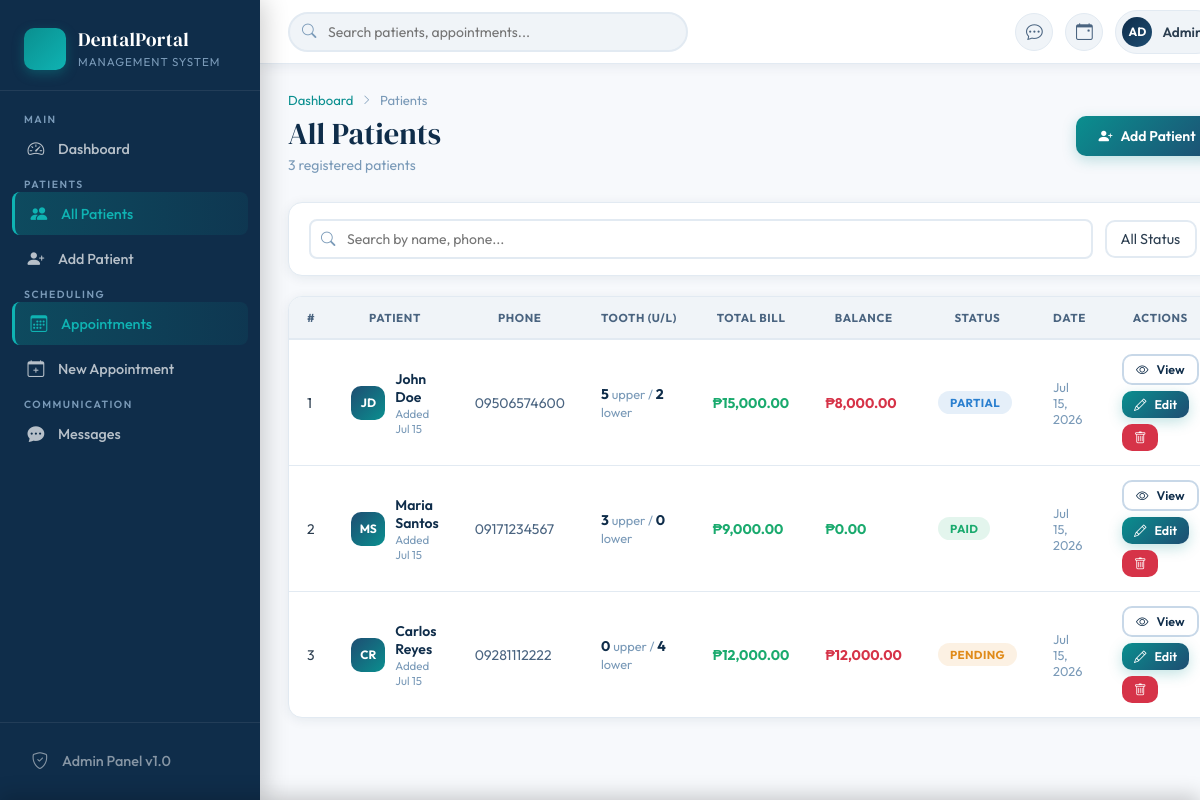
/customers/list.php, run on an earlier commit of the app's database.
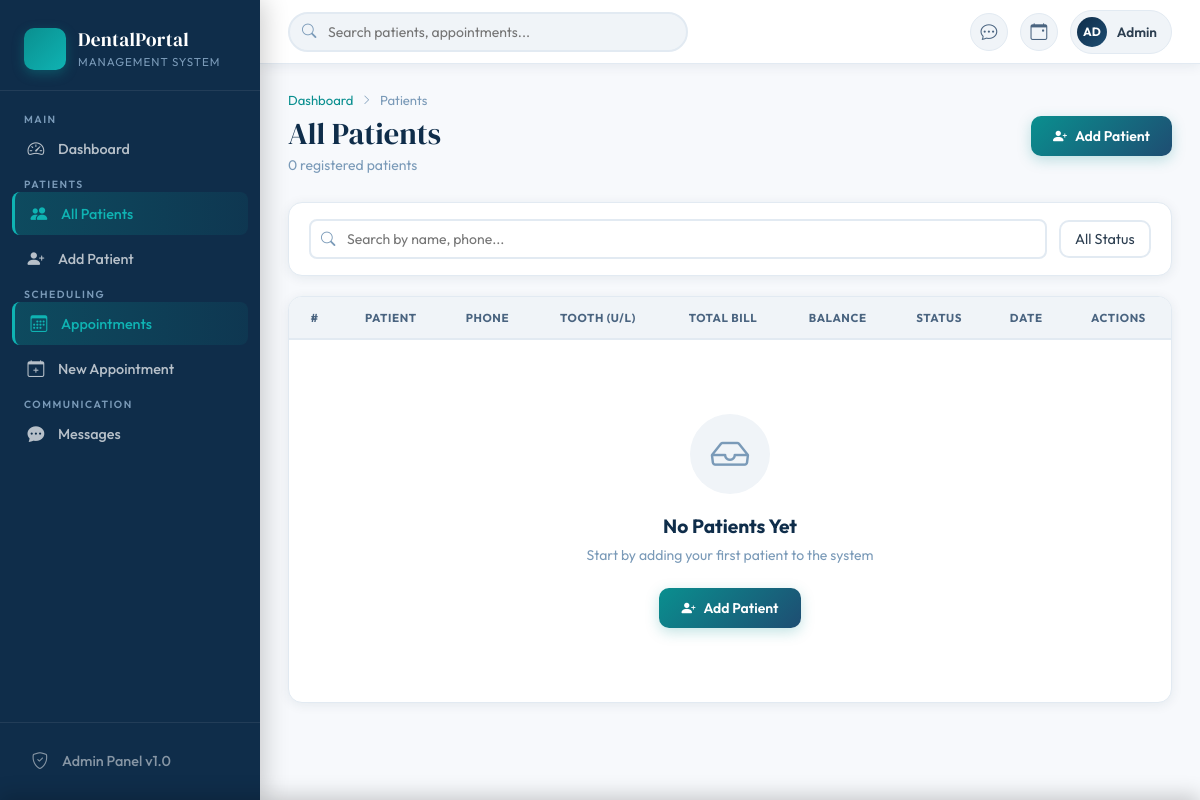
And on a later commit of the database.
### tables this page shows
CREATE TABLE IF NOT EXISTS customers (
    id INT AUTO_INCREMENT PRIMARY KEY,
    customer_name VARCHAR(255) NOT NULL,
    phone_number VARCHAR(30) NOT NULL,
    email VARCHAR(255) DEFAULT NULL,
    address TEXT DEFAULT NULL,
    date_created DATETIME DEFAULT CURRENT_TIMESTAMP,
    notes TEXT DEFAULT NULL
);

### customers/list.php (the view, shortened to what the changed rows need)
<?php
include "../db_conn.php";
$customers = $conn->query("
    SELECT c.*,
           ds.payment_status, ds.total_bill, ds.amount_paid,
           ds.tooth_upper, ds.tooth_lower,
           (SELECT COUNT(*) FROM appointments a WHERE a.customer_id = c.id) as appt_count
    FROM customers c
    LEFT JOIN dental_services ds ON ds.customer_id = c.id
    ORDER BY c.date_created DESC
")->fetchAll();
?>
<!DOCTYPE html>
<html lang="en">
<head>
    <link href="https://cdn.jsdelivr.net/npm/bootstrap-icons@1.11.0/font/bootstrap-icons.css" rel="stylesheet">
    <link href="../assets/style.css" rel="stylesheet">
</head>
<body>
<?php include '../partials/sidebar.php'; ?>
<div class="main-wrap">
<div class="page-content">
    <div class="page-header">
        <div>
            <h1 class="page-title">All Patients</h1>
            <p class="page-subtitle"><?php echo count($customers); ?> registered patients</p>
        </div>
    </div>
    <div class="card-dp">
        <div class="table-wrap">
            <table class="dp-table">
                <thead>
                    <tr>
                        <th>#</th>
                        <th>Patient</th>
                        <th>Phone</th>
                        <th>Tooth (U/L)</th>
                        <th>Total Bill</th>
                        <th>Balance</th>
                        <th>Status</th>
                        <th>Date</th>
                        <th>Actions</th>
                    </tr>
                </thead>
                <tbody>
                <?php if(count($customers) > 0): ?>
                    <?php foreach($customers as $c):
                        $bal = ($c['total_bill'] ?? 0) - ($c['amount_paid'] ?? 0);
                        $ps  = $c['payment_status'] ?? 'pending';
                        $parts = explode(' ', $c['customer_name']);
                        $initials = strtoupper(substr($parts[0],0,1)) . (isset($parts[1]) ? strtoupper(substr($parts[1],0,1)) : '');
                    ?>
                    <tr class="data-row" data-status="<?php echo $ps; ?>">
                        <td><span class="id-badge-small"><?php echo $c['id']; ?></span></td>
                        <td>
                            <div style="display:flex;align-items:center;gap:10px;">
                                <div class="patient-avatar" style="width:34px;height:34px;font-size:0.75rem;"><?php echo $initials; ?></div>
                                <div>
                                    <div style="font-weight:600;font-size:0.875rem;color:var(--navy);"><?php echo htmlspecialchars($c['customer_name']); ?></div>
                                    <div style="font-size:0.72rem;color:var(--gray-400);">Added <?php echo date('M j', strtotime($c['date_created'])); ?></div>
                                </div>
                            </div>
                        </td>
                        <td style="color:var(--gray-600);"><?php echo htmlspecialchars($c['phone_number']); ?></td>
                        <td>
                            <span style="font-weight:700;color:var(--navy);"><?php echo ($c['tooth_upper'] ?? 0); ?></span>
                            <span style="color:var(--gray-400);font-size:0.8rem;"> upper / </span>
                            <span style="font-weight:700;color:var(--navy);"><?php echo ($c['tooth_lower'] ?? 0); ?></span>
                            <span style="color:var(--gray-400);font-size:0.8rem;"> lower</span>
                        </td>
                        <td><strong style="color:var(--success);">₱<?php echo number_format($c['total_bill'] ?? 0, 2); ?></strong></td>
                        <td>
                            <strong style="color:<?php echo $bal > 0 ? 'var(--danger)' : 'var(--success)'; ?>">
                                ₱<?php echo number_format($bal, 2); ?>
                            </strong>
                        </td>
                        <td><span class="status-pill status-<?php echo $ps; ?>"><?php echo ucfirst($ps); ?></span></td>
                        <td style="color:var(--gray-400);font-size:0.8rem;"><?php echo date('M j, Y', strtotime($c['date_created'])); ?></td>
                        <td>
                            <div style="display:flex;gap:6px;flex-wrap:wrap;">
                                <a href="view.php?id=<?php echo $c['id']; ?>" class="btn-outline-dp" style="padding:6px 12px;font-size:0.78rem;">
                                    <i class="bi bi-eye"></i> View
                                </a>
                                <a href="edit.php?id=<?php echo $c['id']; ?>" class="btn-primary-dp" style="padding:6px 12px;font-size:0.78rem;">
                                    <i class="bi bi-pencil"></i> Edit
                                </a>
                                <a href="delete.php?id=<?php echo $c['id']; ?>" class="btn-danger-dp confirm-delete" style="padding:6px 12px;font-size:0.78rem;">
                                    <i class="bi bi-trash"></i>
                                </a>
                            </div>
                        </td>
                    </tr>
                    <?php endforeach; ?>
                <?php else: ?>
                    <tr><td colspan="9">
                        <div class="empty-state">
                            <div class="empty-state-icon"><i class="bi bi-inbox"></i></div>
                            <h3>No Patients Yet</h3>
                            <p>Start by adding your first patient to the system</p>
                            <a href="create.php" class="btn-primary-dp">
                                <i class="bi bi-person-plus-fill"></i> Add Patient
                            </a>
                        </div>
                    </td></tr>
                <?php endif; ?>
                </tbody>
            </table>
        </div>
    </div>
</div>
</div>
</body>
</html>

What changed in the data, as far as the page shows it:
removed customers: id "1", customer_name "JD", customer_name "John Doe", date_created "Jul 15", phone_number "09506574600", tooth_upper "5", tooth_lower "2", total_bill "15,000.00", bal "8,000.00", ps "PARTIAL", date_created "Jul 15, 2026"
removed customers: id "2", customer_name "MS", customer_name "Maria Santos", date_created "Jul 15", phone_number "09171234567", tooth_upper "3", tooth_lower "0", total_bill "9,000.00", bal "0.00", ps "PAID", date_created "Jul 15, 2026"
removed customers: id "3", customer_name "CR", customer_name "Carlos Reyes", date_created "Jul 15", phone_number "09281112222", tooth_upper "0", tooth_lower "4", total_bill "12,000.00", bal "12,000.00", ps "PENDING", date_created "Jul 15, 2026"
Also different on the page:
count($customers): "3" → "0"
text now shown: "No Patients Yet Start by adding your first patient to the system Add Patient"
